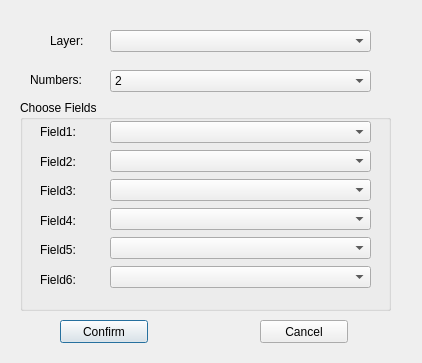
<?xml version="1.0" encoding="UTF-8"?>
<ui version="4.0">
 <class>CoAnalysisDialog</class>
 <widget class="QDialog" name="CoAnalysisDialog">
  <property name="geometry">
   <rect>
    <x>0</x>
    <y>0</y>
    <width>422</width>
    <height>363</height>
   </rect>
  </property>
  <property name="windowTitle">
   <string>Dialog</string>
  </property>
  <widget class="QComboBox" name="cmb_layer">
   <property name="geometry">
    <rect>
     <x>110</x>
     <y>30</y>
     <width>261</width>
     <height>22</height>
    </rect>
   </property>
  </widget>
  <widget class="QComboBox" name="cmb_numbers">
   <property name="geometry">
    <rect>
     <x>110</x>
     <y>70</y>
     <width>261</width>
     <height>22</height>
    </rect>
   </property>
   <item>
    <property name="text">
     <string>2</string>
    </property>
   </item>
   <item>
    <property name="text">
     <string>3</string>
    </property>
   </item>
   <item>
    <property name="text">
     <string>4</string>
    </property>
   </item>
   <item>
    <property name="text">
     <string>5</string>
    </property>
   </item>
   <item>
    <property name="text">
     <string>6</string>
    </property>
   </item>
  </widget>
  <widget class="QGroupBox" name="groupBox">
   <property name="geometry">
    <rect>
     <x>20</x>
     <y>100</y>
     <width>371</width>
     <height>211</height>
    </rect>
   </property>
   <property name="font">
    <font>
     <pointsize>9</pointsize>
    </font>
   </property>
   <property name="title">
    <string>Choose Fields</string>
   </property>
   <widget class="QWidget" name="verticalLayoutWidget">
    <property name="geometry">
     <rect>
      <x>90</x>
      <y>20</y>
      <width>261</width>
      <height>171</height>
     </rect>
    </property>
    <layout class="QVBoxLayout" name="verticalLayout">
     <item>
      <widget class="QComboBox" name="cmb_1"/>
     </item>
     <item>
      <widget class="QComboBox" name="cmb_2"/>
     </item>
     <item>
      <widget class="QComboBox" name="cmb_3"/>
     </item>
     <item>
      <widget class="QComboBox" name="cmb_4"/>
     </item>
     <item>
      <widget class="QComboBox" name="cmb_5"/>
     </item>
     <item>
      <widget class="QComboBox" name="cmb_6"/>
     </item>
    </layout>
   </widget>
   <widget class="QWidget" name="verticalLayoutWidget_2">
    <property name="geometry">
     <rect>
      <x>20</x>
      <y>20</y>
      <width>61</width>
      <height>171</height>
     </rect>
    </property>
    <layout class="QVBoxLayout" name="verticalLayout_2">
     <item>
      <widget class="QLabel" name="label_1">
       <property name="font">
        <font>
         <pointsize>9</pointsize>
        </font>
       </property>
       <property name="text">
        <string>Field1:</string>
       </property>
      </widget>
     </item>
     <item>
      <widget class="QLabel" name="label_2">
       <property name="font">
        <font>
         <pointsize>9</pointsize>
        </font>
       </property>
       <property name="text">
        <string>Field2:</string>
       </property>
      </widget>
     </item>
     <item>
      <widget class="QLabel" name="label_3">
       <property name="font">
        <font>
         <pointsize>9</pointsize>
        </font>
       </property>
       <property name="text">
        <string>Field3:</string>
       </property>
      </widget>
     </item>
     <item>
      <widget class="QLabel" name="label_4">
       <property name="font">
        <font>
         <pointsize>9</pointsize>
        </font>
       </property>
       <property name="text">
        <string>Field4:</string>
       </property>
      </widget>
     </item>
     <item>
      <widget class="QLabel" name="label_5">
       <property name="font">
        <font>
         <pointsize>9</pointsize>
        </font>
       </property>
       <property name="text">
        <string>Field5:</string>
       </property>
      </widget>
     </item>
     <item>
      <widget class="QLabel" name="label_6">
       <property name="font">
        <font>
         <pointsize>9</pointsize>
        </font>
       </property>
       <property name="text">
        <string>Field6:</string>
       </property>
      </widget>
     </item>
    </layout>
   </widget>
  </widget>
  <widget class="QLabel" name="label_7">
   <property name="geometry">
    <rect>
     <x>50</x>
     <y>30</y>
     <width>72</width>
     <height>21</height>
    </rect>
   </property>
   <property name="font">
    <font>
     <pointsize>9</pointsize>
    </font>
   </property>
   <property name="text">
    <string>Layer:</string>
   </property>
  </widget>
  <widget class="QLabel" name="label_8">
   <property name="geometry">
    <rect>
     <x>30</x>
     <y>70</y>
     <width>91</width>
     <height>20</height>
    </rect>
   </property>
   <property name="font">
    <font>
     <pointsize>9</pointsize>
    </font>
   </property>
   <property name="text">
    <string>Numbers:</string>
   </property>
  </widget>
  <widget class="QPushButton" name="pb_ok">
   <property name="geometry">
    <rect>
     <x>60</x>
     <y>320</y>
     <width>88</width>
     <height>23</height>
    </rect>
   </property>
   <property name="font">
    <font>
     <pointsize>9</pointsize>
    </font>
   </property>
   <property name="text">
    <string>Confirm</string>
   </property>
  </widget>
  <widget class="QPushButton" name="pb_cancel">
   <property name="geometry">
    <rect>
     <x>260</x>
     <y>320</y>
     <width>88</width>
     <height>23</height>
    </rect>
   </property>
   <property name="font">
    <font>
     <pointsize>9</pointsize>
    </font>
   </property>
   <property name="text">
    <string>Cancel</string>
   </property>
  </widget>
 </widget>
 <resources/>
 <connections/>
</ui>
